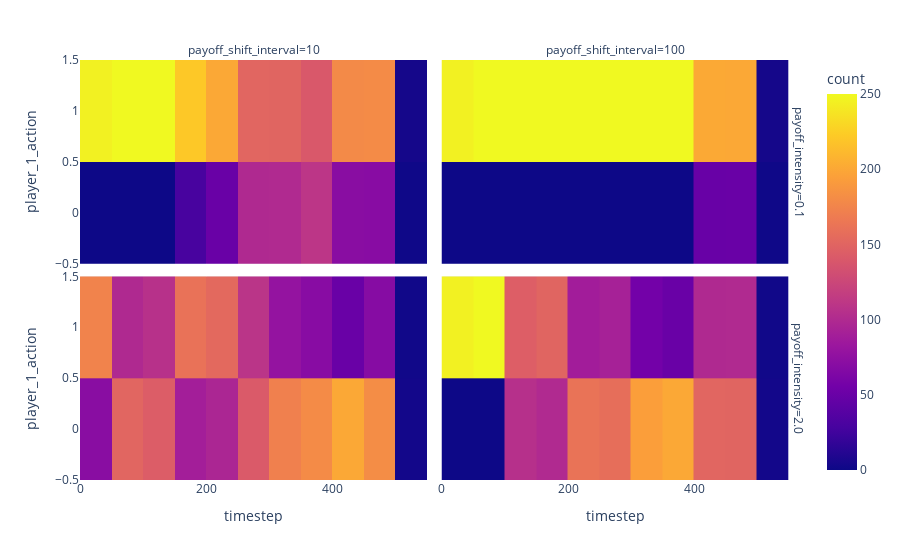

The cell this chart's notebook holds for it:
### Code cell
fig_df = df.reset_index()

fig = px.density_heatmap(fig_df,
              x='timestep',
              y='player_1_action',
              facet_col='payoff_shift_interval',
              facet_row='payoff_intensity')
fig.show()

### Figure 1 — Plotly figure (JSON) as saved in the notebook; plotly's stock layout.template omitted (floating-point values rounded to 4 significant figures; data arrays with more than 128 entries replaced by an {"elided": "..."} marker saying what was removed)
{"data": [{"coloraxis": "coloraxis", "hovertemplate": "payoff_intensity=0.1<br>payoff_shift_interval=10<br>timestep=%{x}<br>player_1_action=%{y}<br>count=%{z}<extra></extra>", "name": "", "type": "histogram2d", "x": {"elided": "2500 int values"}, "xaxis": "x3", "xbingroup": "x", "y": {"elided": "2500 int values"}, "yaxis": "y3", "ybingroup": "y"}, {"coloraxis": "coloraxis", "hovertemplate": "payoff_intensity=0.1<br>payoff_shift_interval=100<br>timestep=%{x}<br>player_1_action=%{y}<br>count=%{z}<extra></extra>", "name": "", "type": "histogram2d", "x": {"elided": "2500 int values"}, "xaxis": "x4", "xbingroup": "x", "y": {"elided": "2500 int values"}, "yaxis": "y4", "ybingroup": "y"}, {"coloraxis": "coloraxis", "hovertemplate": "payoff_intensity=2.0<br>payoff_shift_interval=10<br>timestep=%{x}<br>player_1_action=%{y}<br>count=%{z}<extra></extra>", "name": "", "type": "histogram2d", "x": {"elided": "2500 int values"}, "xaxis": "x", "xbingroup": "x", "y": {"elided": "2500 int values"}, "yaxis": "y", "ybingroup": "y"}, {"coloraxis": "coloraxis", "hovertemplate": "payoff_intensity=2.0<br>payoff_shift_interval=100<br>timestep=%{x}<br>player_1_action=%{y}<br>count=%{z}<extra></extra>", "name": "", "type": "histogram2d", "x": {"elided": "2500 int values"}, "xaxis": "x2", "xbingroup": "x", "y": {"elided": "2500 int values"}, "yaxis": "y2", "ybingroup": "y"}], "layout": {"annotations": [{"font": {}, "showarrow": false, "text": "payoff_shift_interval=10", "x": 0.24, "xanchor": "center", "xref": "paper", "y": 1, "yanchor": "bottom", "yref": "paper"}, {"font": {}, "showarrow": false, "text": "payoff_shift_interval=100", "x": 0.74, "xanchor": "center", "xref": "paper", "y": 1, "yanchor": "bottom", "yref": "paper"}, {"font": {}, "showarrow": false, "text": "payoff_intensity=2.0", "textangle": 90, "x": 0.98, "xanchor": "left", "xref": "paper", "y": 0.2425, "yanchor": "middle", "yref": "paper"}, {"font": {}, "showarrow": false, "text": "payoff_intensity=0.1", "textangle": 90, "x": 0.98, "xanchor": "left", "xref": "paper", "y": 0.7575, "yanchor": "middle", "yref": "paper"}], "coloraxis": {"colorbar": {"title": {"text": "count"}}, "colorscale": [[0, "#0d0887"], [0.1111, "#46039f"], [0.2222, "#7201a8"], [0.3333, "#9c179e"], [0.4444, "#bd3786"], [0.5556, "#d8576b"], [0.6667, "#ed7953"], [0.7778, "#fb9f3a"], [0.8889, "#fdca26"], [1, "#f0f921"]]}, "legend": {"tracegroupgap": 0}, "margin": {"t": 60}, "xaxis": {"anchor": "y", "domain": [0, 0.48], "title": {"text": "timestep"}}, "xaxis2": {"anchor": "y2", "domain": [0.5, 0.98], "matches": "x", "title": {"text": "timestep"}}, "xaxis3": {"anchor": "y3", "domain": [0, 0.48], "matches": "x", "showticklabels": false}, "xaxis4": {"anchor": "y4", "domain": [0.5, 0.98], "matches": "x", "showticklabels": false}, "yaxis": {"anchor": "x", "domain": [0, 0.485], "title": {"text": "player_1_action"}}, "yaxis2": {"anchor": "x2", "domain": [0, 0.485], "matches": "y", "showticklabels": false}, "yaxis3": {"anchor": "x3", "domain": [0.515, 1], "matches": "y", "title": {"text": "player_1_action"}}, "yaxis4": {"anchor": "x4", "domain": [0.515, 1], "matches": "y", "showticklabels": false}}}
